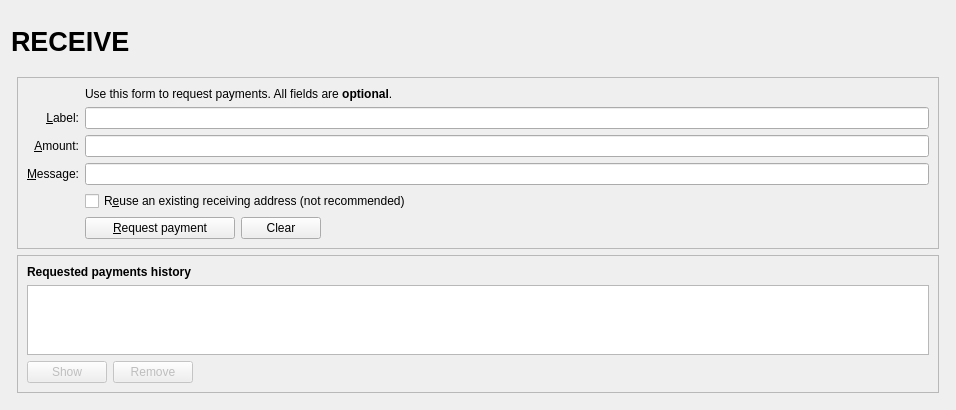
<?xml version="1.0" encoding="UTF-8"?>
<ui version="4.0">
 <class>ReceiveCoinsDialog</class>
 <widget class="QWidget" name="ReceiveCoinsDialog">
  <property name="geometry">
   <rect>
    <x>0</x>
    <y>0</y>
    <width>662</width>
    <height>316</height>
   </rect>
  </property>
  <layout class="QVBoxLayout" name="verticalLayout" stretch="0">
   <item>
    <layout class="QVBoxLayout" name="verticalLayout_Master" stretch="0,1">
     <property name="spacing">
      <number>0</number>
     </property>
     <item>
      <widget class="QFrame" name="frame_Header">
       <layout class="QVBoxLayout" name="verticalLayout_8">
        <property name="leftMargin">
         <number>0</number>
        </property>
        <property name="topMargin">
         <number>0</number>
        </property>
        <property name="rightMargin">
         <number>0</number>
        </property>
        <property name="bottomMargin">
         <number>0</number>
        </property>
        <item>
         <layout class="QHBoxLayout" name="horizontalLayout_Header" stretch="1,0,1">
          <item>
           <widget class="QLabel" name="labelOverviewHeaderLeft">
            <property name="minimumSize">
             <size>
              <width>464</width>
              <height>60</height>
             </size>
            </property>
            <property name="maximumSize">
             <size>
              <width>16777215</width>
              <height>60</height>
             </size>
            </property>
            <property name="font">
             <font>
              <pointsize>20</pointsize>
              <weight>75</weight>
              <bold>true</bold>
             </font>
            </property>
            <property name="text">
             <string>RECEIVE</string>
            </property>
           </widget>
          </item>
          <item>
           <spacer name="horizontalSpacer_3">
            <property name="orientation">
             <enum>Qt::Horizontal</enum>
            </property>
            <property name="sizeHint" stdset="0">
             <size>
              <width>40</width>
              <height>20</height>
             </size>
            </property>
           </spacer>
          </item>
          <item>
           <widget class="QLabel" name="labelOverviewHeaderRight">
            <property name="minimumSize">
             <size>
              <width>464</width>
              <height>60</height>
             </size>
            </property>
            <property name="maximumSize">
             <size>
              <width>16777215</width>
              <height>60</height>
             </size>
            </property>
            <property name="font">
             <font>
              <pointsize>14</pointsize>
             </font>
            </property>
            <property name="text">
             <string/>
            </property>
            <property name="alignment">
             <set>Qt::AlignRight|Qt::AlignTrailing|Qt::AlignVCenter</set>
            </property>
           </widget>
          </item>
         </layout>
        </item>
       </layout>
      </widget>
     </item>
     <item>
      <widget class="QFrame" name="frame_BG">
       <layout class="QVBoxLayout" name="verticalLayout_5">
        <property name="leftMargin">
         <number>6</number>
        </property>
        <property name="topMargin">
         <number>6</number>
        </property>
        <property name="rightMargin">
         <number>6</number>
        </property>
        <property name="bottomMargin">
         <number>6</number>
        </property>
        <item>
         <widget class="QFrame" name="frame2">
          <property name="sizePolicy">
           <sizepolicy hsizetype="Preferred" vsizetype="Expanding">
            <horstretch>0</horstretch>
            <verstretch>0</verstretch>
           </sizepolicy>
          </property>
          <property name="frameShape">
           <enum>QFrame::StyledPanel</enum>
          </property>
          <property name="frameShadow">
           <enum>QFrame::Sunken</enum>
          </property>
          <layout class="QVBoxLayout" name="verticalLayout_3">
           <item>
            <layout class="QGridLayout" name="gridLayout">
             <item row="7" column="2">
              <widget class="QCheckBox" name="reuseAddress">
               <property name="toolTip">
                <string>Reuse one of the previously used receiving addresses.&lt;br&gt;Reusing addresses has security and privacy issues.&lt;br&gt;Do not use this unless re-generating a payment request made before.</string>
               </property>
               <property name="text">
                <string>R&amp;euse an existing receiving address (not recommended)</string>
               </property>
              </widget>
             </item>
             <item row="7" column="0">
              <widget class="QLabel" name="label_4">
               <property name="text">
                <string/>
               </property>
              </widget>
             </item>
             <item row="6" column="0">
              <widget class="QLabel" name="label_3">
               <property name="toolTip">
                <string>An optional message to attach to the payment request, which will be displayed when the request is opened. Note: The message will not be sent with the payment over the TrumpCoin network.</string>
               </property>
               <property name="text">
                <string>&amp;Message:</string>
               </property>
               <property name="alignment">
                <set>Qt::AlignRight|Qt::AlignTrailing|Qt::AlignVCenter</set>
               </property>
               <property name="buddy">
                <cstring>reqMessage</cstring>
               </property>
              </widget>
             </item>
             <item row="4" column="2">
              <widget class="QLineEdit" name="reqLabel">
               <property name="toolTip">
                <string>An optional label to associate with the new receiving address.</string>
               </property>
              </widget>
             </item>
             <item row="6" column="2">
              <widget class="QLineEdit" name="reqMessage">
               <property name="toolTip">
                <string>An optional message to attach to the payment request, which will be displayed when the request is opened.&lt;br&gt;Note: The message will not be sent with the payment over the TrumpCoin network.</string>
               </property>
              </widget>
             </item>
             <item row="2" column="2">
              <widget class="QLabel" name="label_5">
               <property name="text">
                <string>Use this form to request payments. All fields are &lt;b&gt;optional&lt;/b&gt;.</string>
               </property>
              </widget>
             </item>
             <item row="4" column="0">
              <widget class="QLabel" name="label_2">
               <property name="toolTip">
                <string>An optional label to associate with the new receiving address.</string>
               </property>
               <property name="text">
                <string>&amp;Label:</string>
               </property>
               <property name="alignment">
                <set>Qt::AlignRight|Qt::AlignTrailing|Qt::AlignVCenter</set>
               </property>
               <property name="buddy">
                <cstring>reqLabel</cstring>
               </property>
              </widget>
             </item>
             <item row="5" column="0">
              <widget class="QLabel" name="label">
               <property name="toolTip">
                <string>An optional amount to request. Leave this empty or zero to not request a specific amount.</string>
               </property>
               <property name="text">
                <string>&amp;Amount:</string>
               </property>
               <property name="alignment">
                <set>Qt::AlignRight|Qt::AlignTrailing|Qt::AlignVCenter</set>
               </property>
               <property name="buddy">
                <cstring>reqAmount</cstring>
               </property>
              </widget>
             </item>
             <item row="5" column="2">
              <widget class="BitcoinAmountField" name="reqAmount">
               <property name="minimumSize">
                <size>
                 <width>80</width>
                 <height>0</height>
                </size>
               </property>
               <property name="toolTip">
                <string>An optional amount to request. Leave this empty or zero to not request a specific amount.</string>
               </property>
              </widget>
             </item>
             <item row="8" column="0">
              <widget class="QLabel" name="label_7">
               <property name="text">
                <string/>
               </property>
              </widget>
             </item>
             <item row="8" column="2">
              <layout class="QHBoxLayout" name="horizontalLayout">
               <item>
                <widget class="QPushButton" name="receiveButton">
                 <property name="minimumSize">
                  <size>
                   <width>150</width>
                   <height>0</height>
                  </size>
                 </property>
                 <property name="text">
                  <string>&amp;Request payment</string>
                 </property>
                 <property name="icon">
                  <iconset resource="../trumpcoin.qrc">
                   <normaloff>:/icons/receiving_addresses</normaloff>:/icons/receiving_addresses</iconset>
                 </property>
                </widget>
               </item>
               <item>
                <widget class="QPushButton" name="clearButton">
                 <property name="sizePolicy">
                  <sizepolicy hsizetype="Minimum" vsizetype="Fixed">
                   <horstretch>0</horstretch>
                   <verstretch>0</verstretch>
                  </sizepolicy>
                 </property>
                 <property name="toolTip">
                  <string>Clear all fields of the form.</string>
                 </property>
                 <property name="text">
                  <string>Clear</string>
                 </property>
                 <property name="icon">
                  <iconset resource="../trumpcoin.qrc">
                   <normaloff>:/icons/remove</normaloff>:/icons/remove</iconset>
                 </property>
                 <property name="autoDefault">
                  <bool>false</bool>
                 </property>
                </widget>
               </item>
               <item>
                <spacer name="horizontalSpacer">
                 <property name="orientation">
                  <enum>Qt::Horizontal</enum>
                 </property>
                 <property name="sizeHint" stdset="0">
                  <size>
                   <width>40</width>
                   <height>20</height>
                  </size>
                 </property>
                </spacer>
               </item>
              </layout>
             </item>
             <item row="9" column="2">
              <spacer name="verticalSpacer">
               <property name="orientation">
                <enum>Qt::Vertical</enum>
               </property>
               <property name="sizeHint" stdset="0">
                <size>
                 <width>20</width>
                 <height>40</height>
                </size>
               </property>
              </spacer>
             </item>
            </layout>
           </item>
          </layout>
         </widget>
        </item>
        <item>
         <widget class="QFrame" name="frame">
          <property name="sizePolicy">
           <sizepolicy hsizetype="Preferred" vsizetype="Expanding">
            <horstretch>0</horstretch>
            <verstretch>0</verstretch>
           </sizepolicy>
          </property>
          <property name="frameShape">
           <enum>QFrame::StyledPanel</enum>
          </property>
          <property name="frameShadow">
           <enum>QFrame::Raised</enum>
          </property>
          <layout class="QVBoxLayout" name="verticalLayout_2">
           <item>
            <widget class="QLabel" name="label_6">
             <property name="font">
              <font>
               <weight>75</weight>
               <bold>true</bold>
              </font>
             </property>
             <property name="text">
              <string>Requested payments history</string>
             </property>
            </widget>
           </item>
           <item>
            <widget class="QTableView" name="recentRequestsView">
             <property name="palette">
              <palette>
               <active>
                <colorrole role="Text">
                 <brush brushstyle="SolidPattern">
                  <color alpha="255">
                   <red>51</red>
                   <green>51</green>
                   <blue>51</blue>
                  </color>
                 </brush>
                </colorrole>
               </active>
               <inactive>
                <colorrole role="Text">
                 <brush brushstyle="SolidPattern">
                  <color alpha="255">
                   <red>51</red>
                   <green>51</green>
                   <blue>51</blue>
                  </color>
                 </brush>
                </colorrole>
               </inactive>
               <disabled>
                <colorrole role="Text">
                 <brush brushstyle="SolidPattern">
                  <color alpha="255">
                   <red>85</red>
                   <green>85</green>
                   <blue>85</blue>
                  </color>
                 </brush>
                </colorrole>
               </disabled>
              </palette>
             </property>
             <property name="contextMenuPolicy">
              <enum>Qt::CustomContextMenu</enum>
             </property>
             <property name="tabKeyNavigation">
              <bool>false</bool>
             </property>
             <property name="sortingEnabled">
              <bool>true</bool>
             </property>
            </widget>
           </item>
           <item>
            <layout class="QHBoxLayout" name="horizontalLayout_2">
             <item>
              <widget class="QPushButton" name="showRequestButton">
               <property name="enabled">
                <bool>false</bool>
               </property>
               <property name="toolTip">
                <string>Show the selected request (does the same as double clicking an entry)</string>
               </property>
               <property name="text">
                <string>Show</string>
               </property>
               <property name="icon">
                <iconset resource="../trumpcoin.qrc">
                 <normaloff>:/icons/edit</normaloff>:/icons/edit</iconset>
               </property>
               <property name="autoDefault">
                <bool>false</bool>
               </property>
              </widget>
             </item>
             <item>
              <widget class="QPushButton" name="removeRequestButton">
               <property name="enabled">
                <bool>false</bool>
               </property>
               <property name="toolTip">
                <string>Remove the selected entries from the list</string>
               </property>
               <property name="text">
                <string>Remove</string>
               </property>
               <property name="icon">
                <iconset resource="../trumpcoin.qrc">
                 <normaloff>:/icons/remove</normaloff>:/icons/remove</iconset>
               </property>
               <property name="autoDefault">
                <bool>false</bool>
               </property>
              </widget>
             </item>
             <item>
              <spacer name="horizontalSpacer_2">
               <property name="orientation">
                <enum>Qt::Horizontal</enum>
               </property>
               <property name="sizeHint" stdset="0">
                <size>
                 <width>40</width>
                 <height>20</height>
                </size>
               </property>
              </spacer>
             </item>
            </layout>
           </item>
          </layout>
         </widget>
        </item>
       </layout>
      </widget>
     </item>
    </layout>
   </item>
  </layout>
 </widget>
 <customwidgets>
  <customwidget>
   <class>BitcoinAmountField</class>
   <extends>QLineEdit</extends>
   <header>bitcoinamountfield.h</header>
   <container>1</container>
  </customwidget>
 </customwidgets>
 <tabstops>
  <tabstop>reqLabel</tabstop>
  <tabstop>reqAmount</tabstop>
  <tabstop>reqMessage</tabstop>
  <tabstop>reuseAddress</tabstop>
  <tabstop>receiveButton</tabstop>
  <tabstop>clearButton</tabstop>
  <tabstop>recentRequestsView</tabstop>
  <tabstop>showRequestButton</tabstop>
  <tabstop>removeRequestButton</tabstop>
 </tabstops>
 <resources>
  <include location="../trumpcoin.qrc"/>
 </resources>
 <connections/>
</ui>
